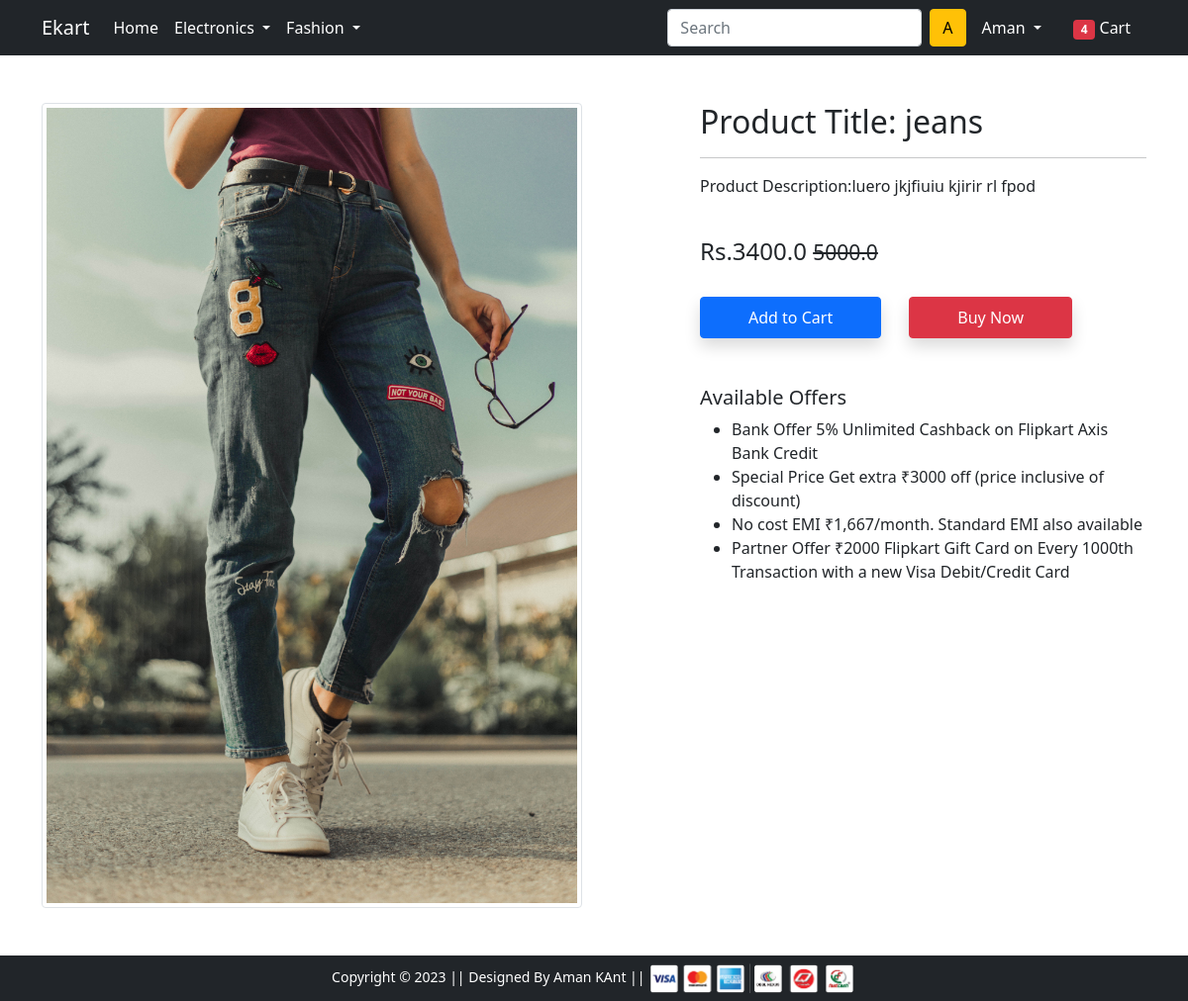
The app's page /product-detail/2 (signed in) with its own data.
### app/models.py (models this page shows, shortened)
class Product(models.Model):
    title = models.CharField(max_length=100)
    selling_price = models.FloatField()
    discounted_price = models.FloatField()
    description = models.TextField()
    brand = models.CharField(max_length=100)
    category = models.CharField(choices=CATEGORY_CHOICE,max_length=10)
    product_image = models.ImageField(upload_to='productimg')

### app/views.py (the view)
# urls.py: path('product-detail/<int:pk>', views.product_detail, name='product-detail'),
def product_detail(request,pk):
 product = Product.objects.get(pk=pk)
 productincart = False
 productincart=Cart.objects.filter(Q(user=request.user) & Q(product=product)).exists()
 print(productincart)
 return render(request, 'app/productdetail.html' ,{'product':product,'productexist':productincart})

### app/templates/app/productdetail.html (shortened to what this page needs)
{% extends 'app/base.html' %}
{% load static %}
{% block main-content %}
<div class="container my-5">
 <div class="row">
  <div class="col-sm-6 text-center align-self-center">
   <img src="{{product.product_image.url}}" alt="" class="img-fluid img-thumbnail">
  </div>
  <div class="col-sm-5 offset-sm-1">
   <h2>Product Title: {{product.title}}</h2>
   <hr>
   <p>Product Description:{{product.description}}</p> <br>
   <h4>Rs.{{product.discounted_price}} <small class="fw-light text-decoration-line-through">{{product.selling_price}}</small></h4> <br>
   <form action="/add-to-cart/" method="post" class="d-inline">
    {% if request.user.is_authenticated%}
      {% if productexist %}
    <a href="/cart" class="btn btn-primary shadow px-5 py-2">view cart</a>
      {% else %}
   <button type="submit" class="btn btn-primary shadow px-5 py-2">Add to Cart</button>
      {%endif%}
      {% else %}
      <input type="text" value="{{product.id}}" name="product_id" style="display:none;">
      <button type="submit" class="btn btn-primary shadow px-5 py-2">Add to Cart</button>
      {%endif%}
   </form>
   <a href="{% url 'buy-now' %}" class="btn btn-danger shadow px-5 py-2 ms-4">Buy Now</a>
   <h5 class="mt-5">Available Offers</h5>
   <ul>
    <li>Bank Offer 5% Unlimited Cashback on Flipkart Axis Bank Credit</li>
    <li>Special Price Get extra ₹3000 off (price inclusive of discount)</li>
    <li>No cost EMI ₹1,667/month. Standard EMI also available</li>
    <li>Partner Offer ₹2000 Flipkart Gift Card on Every 1000th Transaction with a new Visa Debit/Credit Card</li>
   </ul>
  </div>
 </div>
</div>
{% endblock main-content %}

### app/templates/app/base.html (shortened to what this page needs)
<!doctype html>
{% load static %}
<html lang="en">
  <head>
    <link href="https://cdn.jsdelivr.net/npm/bootstrap@5.0.0-beta1/dist/css/bootstrap.min.css" rel="stylesheet">
    <link rel="stylesheet" href="{% static 'app/css/owl.carousel.min.css' %}">
    <link rel="stylesheet" href="{% static 'app/css/all.min.css' %}">
    <link rel="stylesheet" href="{% static 'app/css/style.css' %}">
  </head>
  <body>
    <nav class="navbar navbar-expand-lg navbar-dark bg-dark">
     <div class="container">
       <a class="navbar-brand" href="/">Ekart</a>
       <div class="collapse navbar-collapse" id="navbarSupportedContent">
         <ul class="navbar-nav me-auto mb-2 mb-lg-0">
           <li class="nav-item">
             <a class="nav-link active" aria-current="page" href="/">Home</a>
           </li>
           <li class="nav-item dropdown">
             <a class="nav-link dropdown-toggle text-white" href="#" id="electronicsDropdown" role="button" data-bs-toggle="dropdown" aria-expanded="false">
               Electronics
             </a>
           </li>
           <li class="nav-item dropdown">
             <a class="nav-link dropdown-toggle text-white" href="#" id="fashionDropdown" role="button" data-bs-toggle="dropdown" aria-expanded="false">
               Fashion
             </a>
           </li>
         </ul>
         <form class="d-flex">
           <input class="form-control me-2" type="search" placeholder="Search" aria-label="Search">
           <button class="btn btn-warning" type="submit">A</button>
         </form>
         <div>
          <ul class="navbar-nav me-auto mb-2 mb-lg-0">
            {% if request.user.is_authenticated %}
           <li class="nav-item dropdown mx-2">
              <a class="nav-link dropdown-toggle text-white" href="#" id="profileDropdown" role="button" data-bs-toggle="dropdown" aria-expanded="false">
                {{request.user.username|capfirst}}
              </a>
            </li>
            <li class="nav-item mx-2">
             <a href="{% url 'cart' %}" class="nav-link text-white"><span class="badge bg-danger">4</span> Cart </a>
            </li>
            {% endif %}
          </ul>
         </div>
       </div>
     </div>
    </nav>
    {% block main-content %} {% endblock main-content %}
    <footer class="container-fluid bg-dark text-center p-2 mt-5">
        <small class="text-white">Copyright &copy; 2023 || Designed By Aman KAnt || </small>
        <img src="{% static 'app/images/payment.png' %}" alt="" srcset="" class=" " height="30px">
    </footer>
  </body>
</html>

### records on screen
Product: product_image (picture), title "jeans", description "luero jkjfiuiu kjirir rl fpod", discounted_price "3400.0", selling_price "5000.0"

### other values on screen
{{ request.user.username|capfirst }} "Aman"
